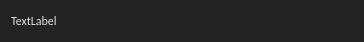
<?xml version="1.0" encoding="UTF-8"?>
<ui version="4.0">
 <class>helpWidget</class>
 <widget class="QWidget" name="helpWidget">
  <property name="geometry">
   <rect>
    <x>0</x>
    <y>0</y>
    <width>364</width>
    <height>40</height>
   </rect>
  </property>
  <property name="windowTitle">
   <string>Form</string>
  </property>
  <property name="styleSheet">
   <string notr="true">color: rgb(225, 225, 225);
background-color: rgb(35,35,35);</string>
  </property>
  <layout class="QHBoxLayout" name="horizontalLayout_4">
   <item>
    <layout class="QHBoxLayout" name="horizontalLayout_3">
     <property name="spacing">
      <number>4</number>
     </property>
     <item>
      <widget class="QLabel" name="lblComment">
       <property name="maximumSize">
        <size>
         <width>16777215</width>
         <height>16</height>
        </size>
       </property>
       <property name="font">
        <font>
         <family>Calibri</family>
         <weight>50</weight>
         <italic>false</italic>
         <bold>false</bold>
         <underline>false</underline>
         <strikeout>false</strikeout>
        </font>
       </property>
       <property name="text">
        <string>TextLabel</string>
       </property>
      </widget>
     </item>
     <item>
      <widget class="QPushButton" name="btnSoftware">
       <property name="maximumSize">
        <size>
         <width>20</width>
         <height>20</height>
        </size>
       </property>
       <property name="text">
        <string/>
       </property>
       <property name="icon">
        <iconset resource="../../img/img.qrc">
         <normaloff>:/btn/btn/btnHoneypot48.png</normaloff>:/btn/btn/btnHoneypot48.png</iconset>
       </property>
       <property name="iconSize">
        <size>
         <width>20</width>
         <height>20</height>
        </size>
       </property>
       <property name="flat">
        <bool>true</bool>
       </property>
      </widget>
     </item>
     <item>
      <widget class="QPushButton" name="btnUser">
       <property name="maximumSize">
        <size>
         <width>20</width>
         <height>20</height>
        </size>
       </property>
       <property name="text">
        <string/>
       </property>
       <property name="icon">
        <iconset resource="../../img/img.qrc">
         <normaloff>:/btn/btn/btnUser48.png</normaloff>:/btn/btn/btnUser48.png</iconset>
       </property>
       <property name="iconSize">
        <size>
         <width>20</width>
         <height>20</height>
        </size>
       </property>
       <property name="flat">
        <bool>true</bool>
       </property>
      </widget>
     </item>
     <item>
      <widget class="QPushButton" name="btnReport">
       <property name="maximumSize">
        <size>
         <width>20</width>
         <height>20</height>
        </size>
       </property>
       <property name="text">
        <string/>
       </property>
       <property name="icon">
        <iconset resource="../../img/img.qrc">
         <normaloff>:/btn/btn/btnReport48.png</normaloff>:/btn/btn/btnReport48.png</iconset>
       </property>
       <property name="iconSize">
        <size>
         <width>20</width>
         <height>20</height>
        </size>
       </property>
       <property name="flat">
        <bool>true</bool>
       </property>
      </widget>
     </item>
     <item>
      <widget class="QPushButton" name="btnHelp">
       <property name="maximumSize">
        <size>
         <width>20</width>
         <height>20</height>
        </size>
       </property>
       <property name="text">
        <string/>
       </property>
       <property name="icon">
        <iconset resource="../../img/img.qrc">
         <normaloff>:/btn/btn/btnHelp48.png</normaloff>:/btn/btn/btnHelp48.png</iconset>
       </property>
       <property name="iconSize">
        <size>
         <width>20</width>
         <height>20</height>
        </size>
       </property>
       <property name="flat">
        <bool>true</bool>
       </property>
      </widget>
     </item>
    </layout>
   </item>
  </layout>
 </widget>
 <resources>
  <include location="../../img/img.qrc"/>
 </resources>
 <connections/>
</ui>
